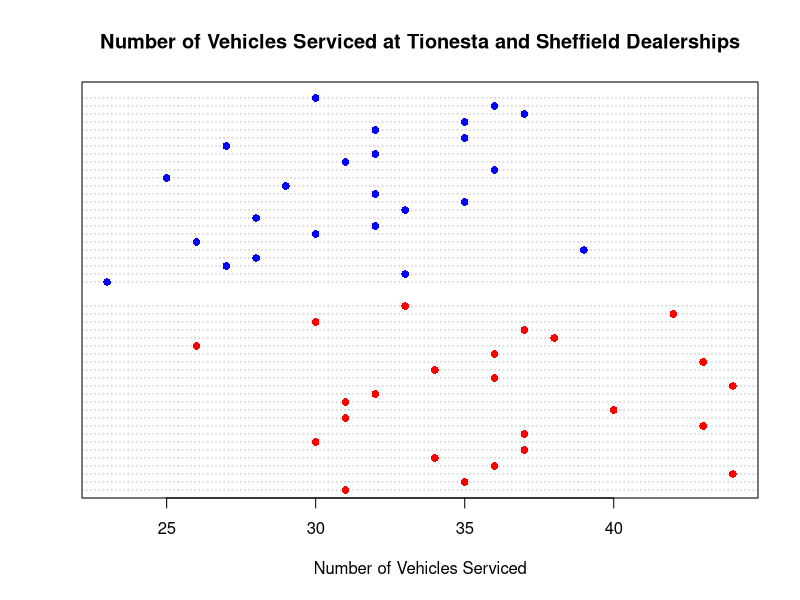

The R source for this figure:
#Page No.95
tionesta <- c(23, 33, 27, 28, 39, 26, 30, 32, 28, 33, 35, 32, 29, 25, 36, 31, 32, 27, 35, 32, 35, 37, 36, 30)
sheffield <- c(31, 35, 44, 36, 34, 37, 30, 37, 43, 31, 40, 31, 32, 44, 36, 34, 43, 36, 26, 38, 37, 30, 42, 33)

vehicles <- c(tionesta, sheffield)
dealership <- rep(c(1, 2), each = 24)

dotchart(vehicles, 
         groups = dealership, 
         main = "Number of Vehicles Serviced at Tionesta and Sheffield Dealerships", 
         xlab = "Number of Vehicles Serviced", 
         col = c("blue", "red")[dealership], 
         pch = 16)

cat("Summary Statistics for Tionesta:\n")
print(summary(tionesta))

cat("\nSummary Statistics for Sheffield:\n")
print(summary(sheffield))
